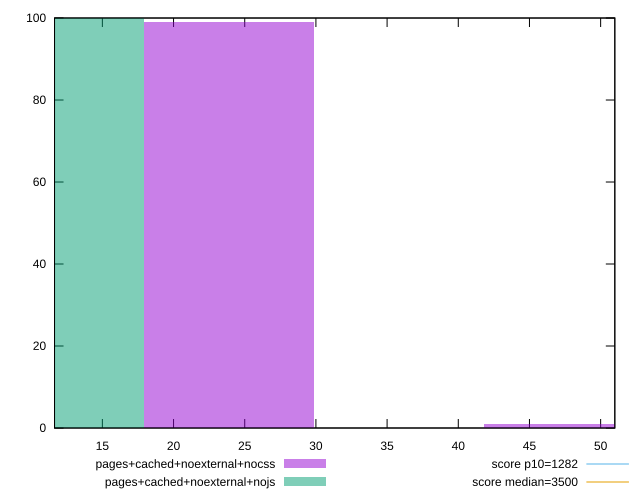

This chart was generated by the following gnuplot code:
reset

$pagesCachedNoexternalNocss <<EOF
23.890459141038445 99
47.78091828207689 1
EOF

$pagesCachedNoexternalNojs <<EOF
11.945229570519222 100
EOF

set key outside below
set boxwidth 11.945229570519222
set xrange [11.64:50.99599999999998]
set yrange [0:100]
set trange [0:100]
set style fill transparent solid 0.5 noborder

set parametric
set terminal svg size 640, 500 enhanced background rgb 'white'
set output "reprap/bootup-time/comparison/histogram/9_vs_10.svg"

plot $pagesCachedNoexternalNocss title "pages+cached+noexternal+nocss" with boxes, \
     $pagesCachedNoexternalNojs title "pages+cached+noexternal+nojs" with boxes, \
     1282,t title "score p10=1282", \
     3500,t title "score median=3500"

reset
